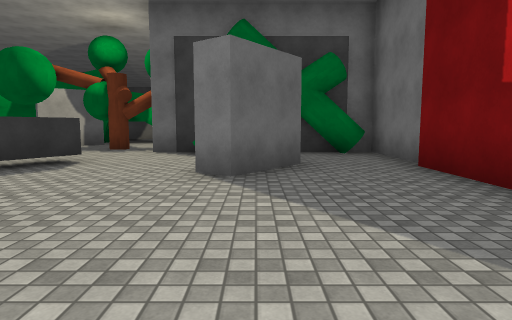
view 1 (above)

15 first-person views from a walk through a scene from a Unity 3-D project. The camera is 1.3 m above the floor, tilts 6° down and sees 75° across. Doors are open. The floor is counted in squares, 2 m on a side. Each view is taken from the middle of a square. On the plan, view 1 faces up. The plan holds only what a view shows up to about 10 squares ahead; the rest is blank. The place goes on beyond the plan. The player character is not drawn. Surface patterns are stand-ins for the level's own textures.

view 2
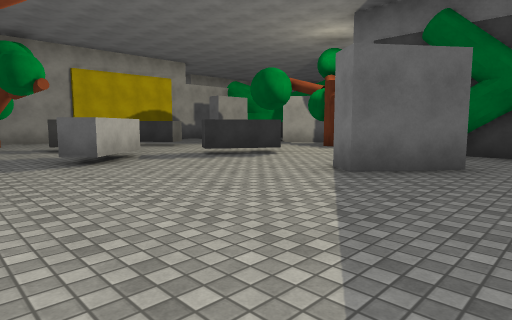

view 3
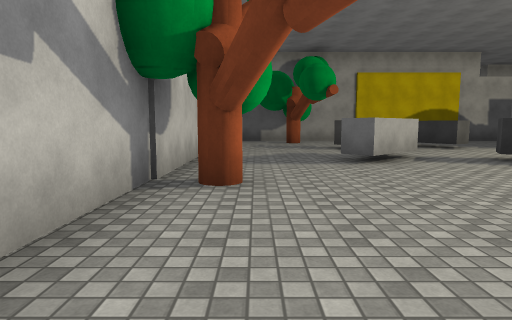

view 4
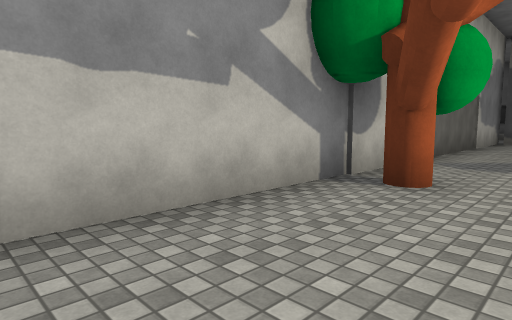

view 5
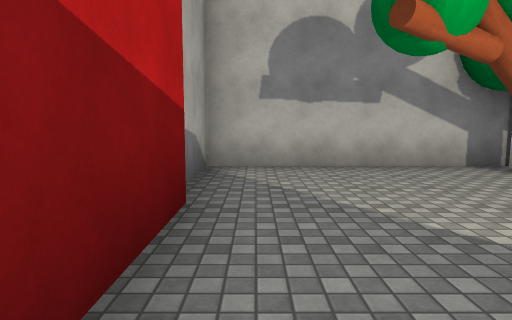

view 6
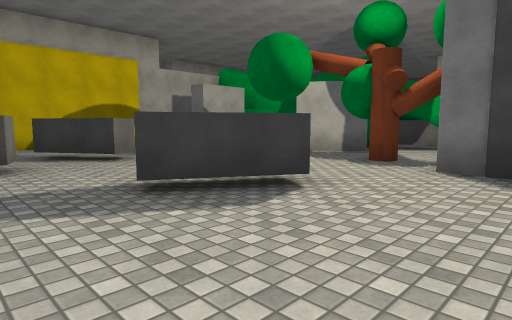

view 7
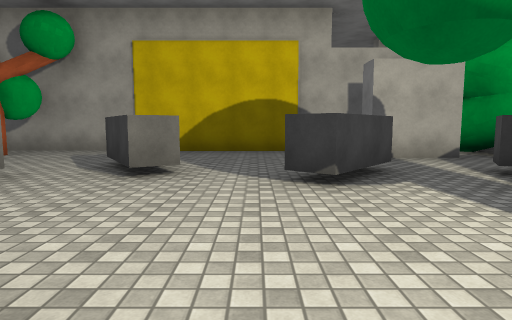

view 8
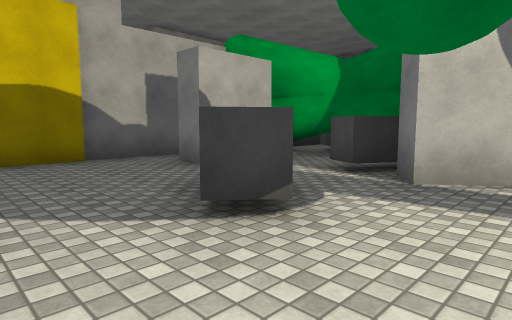

view 9
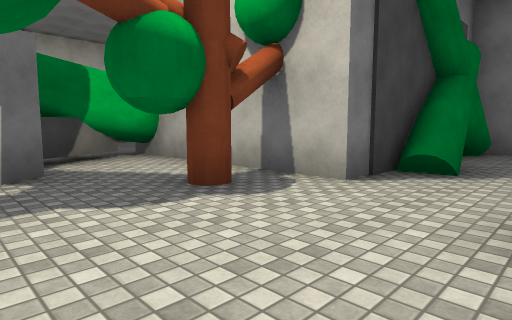

view 10
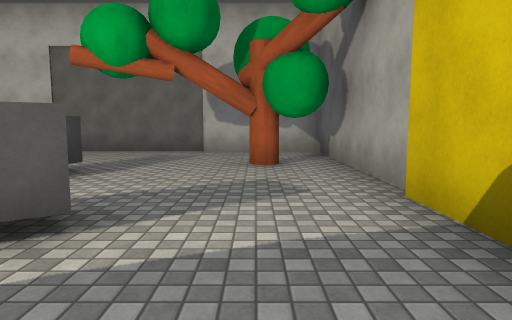

view 11
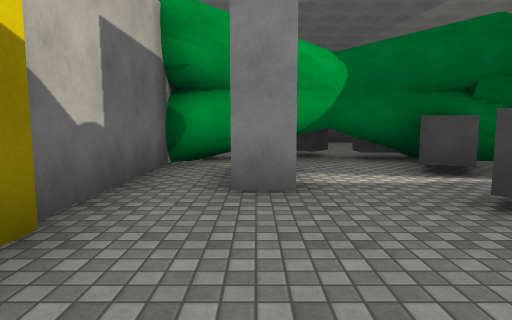

view 12
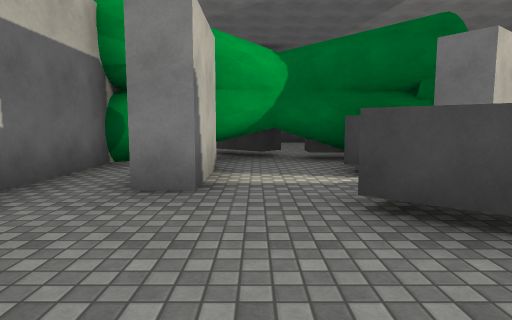

view 13
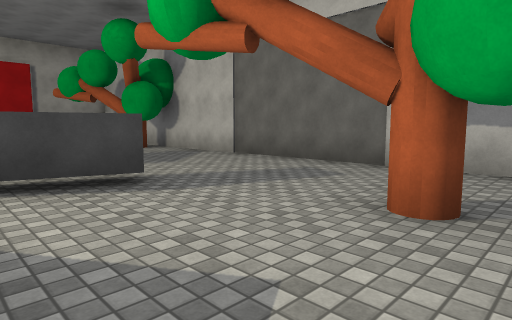

view 14
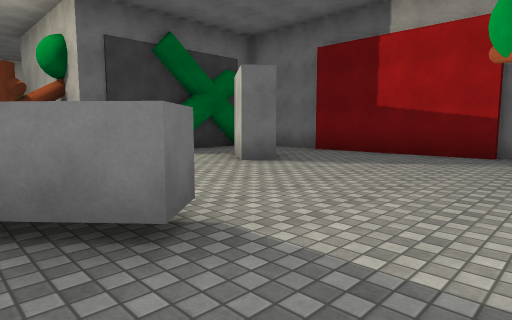

view 15
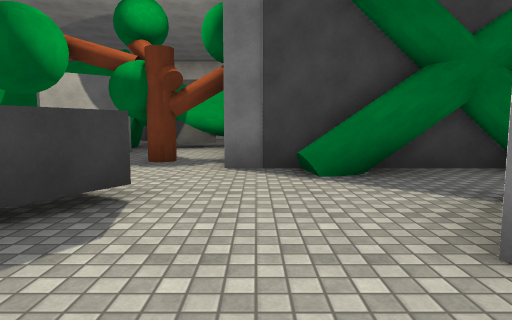

### Floor plan
Ten units are one square. View 1 is at (0, 0); x grows to the right and y downward. Boxes are objects, and circles mark ways between rooms. Rooms are numbered by the first view taken in them; rooms with no view inside come last. Other rooms are left out.
<svg viewBox="-121 -140 154 158">
<path fill="none" stroke="#000" d="M8 -56 -3 -42 -8 -45 2 -59M-31 -59 -40 -44M-48 -33 -36 -20M26 -11 26 -54M28 -54 28 -80 23 -80M-24 13 28 13 28 -12M2 -74 -6 -73M4 -75 -5 -72M6 -76 1 -73M7 -78 2 -73 -6 -74M14 -75 12 -77M19 -74 15 -75 12 -79M20 -75 15 -75M24 -76 20 -74M24 -76 15 -75M19 -80 -25 -80M24 -78 20 -74M1 -75 -4 -72M2 -76 -2 -73M20 -74 16 -78M20 -75 17 -76M-49 -109 -63 -98M-68 -108 -73 -101M-25 -80 -25 -135M-79 -90 -65 -78 -69 -73M-54 -130 -53 -119M-32 -128 -48 -119M-24 -125 -46 -122M-76 -22 -71 -36M-64 -38 -70 -20M-74 -60 -71 -54 -86 -45M-36 -20 -41 -16 -48 -23M-75 -79 -83 -85M-116 13 -24 13M-63 -98 -68 -104M-73 -101 -79 -105M-96 -111 -96 -93 -102 -93M-71 -118 -86 -119M-71 -120 -115 -115M-110 -116 -115 -116 -115 10M-71 -40 -64 -38M-40 -44 -46 -48"/>
<rect x="-25" y="-5" width="10" height="10" fill="#bbb"><title>tree</title></rect>
<rect x="-105" y="-15" width="10" height="10" fill="#bbb"><title>tree</title></rect>
<circle cx="-30" cy="-75" r="3" fill="#2a7"/>
<circle cx="-35" cy="-5" r="3" fill="#2a7"/>
<circle cx="-40" cy="-40" r="3" fill="#2a7"/>
<circle cx="-75" cy="-65" r="3" fill="#2a7"/>
<circle cx="-80" cy="-90" r="3" fill="#2a7"/>
<circle cx="-55" cy="-50" r="3" fill="#2a7"/>
<circle cx="-60" cy="-30" r="3" fill="#2a7"/>
<circle cx="-70" cy="-40" r="3" fill="#2a7"/>
<text x="-10" y="-30">1</text>
<text x="-50" y="-90">2</text>
<text x="-80" y="-30">3</text>
<text x="-60" y="-50">4</text>
</svg>
Room 1 opens to room 2. Room 1 opens to room 3. Room 1 opens to room 4. Room 2 opens to room 3. Room 2 opens to room 4. Room 3 opens to room 4.

Where each view was taken, in squares from view 1:
view 1: 0 up, 0 right, facing up
view 2: 0 up, 2 right, facing up-left
view 3: 0 up, 2 right, facing left
view 4: 1 up, 2 right, facing down-left
view 5: 4 up, 2 right, facing down
view 6: 3 up, 1 left, facing up-left
view 7: 7 up, 3 left, facing left
view 8: 6 up, 5 left, facing up-left
view 9: 6 up, 6 left, facing up-right
view 10: 7 up, 10 left, facing down
view 11: 6 up, 10 left, facing up
view 12: 6 up, 9 left, facing up
view 13: 4 up, 11 left, facing down-right
view 14: 0 up, 5 left, facing up-right
view 15: 3 up, 2 left, facing up
